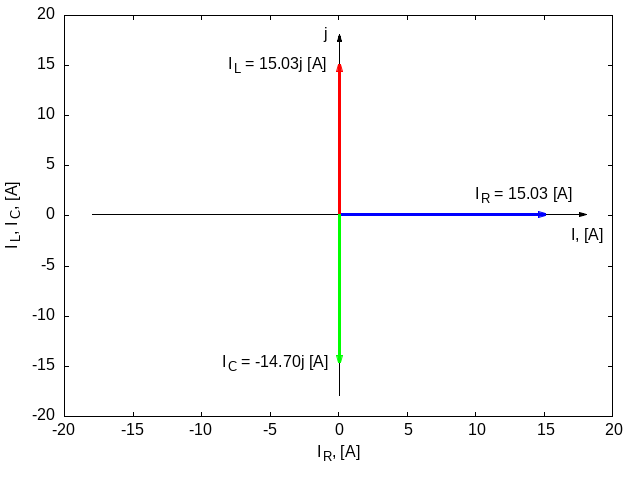

Write the gnuplot code that produced this figure.
set terminal 'png'
set output 'plot2-4.png'

set arrow from -18,0 to 18,0 lc rgb 'black' lw 1 filled
set arrow from 0,-18 to 0,18 lc rgb 'black' lw 1 filled

set arrow from 0,0 to 15.03,0 lc rgb 'blue' lw 3
set arrow from 0,0 to 0,15.03 lc rgb 'red' lw 3
set arrow from 0,0 to 0,-14.70 lc rgb 'green' lw 3

set label "I_{ R} = 15.03 [A]"   at 10,2
set label "I_{ L} = 15.03j [A]"  at -8,15.03
set label "I_{ C} = -14.70j [A]" at -8.5,-14.70

set label "j" at -1,18
set label "I, [A]" at 17,-2

set xlabel 'I_{ R}, [А]'
set ylabel 'I_{ L}, I_{ C}, [А]'

set xrange [-20:20]
set yrange [-20:20]

plot NaN t ''
